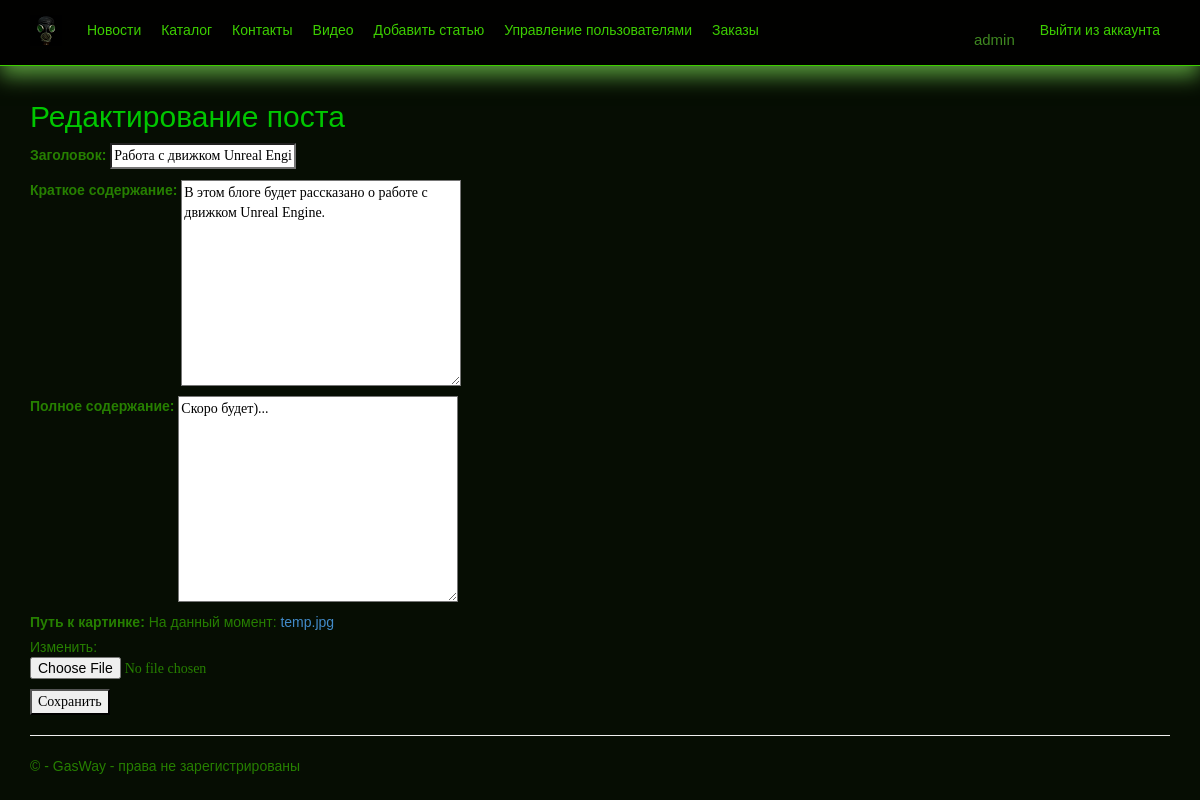
/edit_post/4/ (signed in), run on an earlier commit of the app's database.
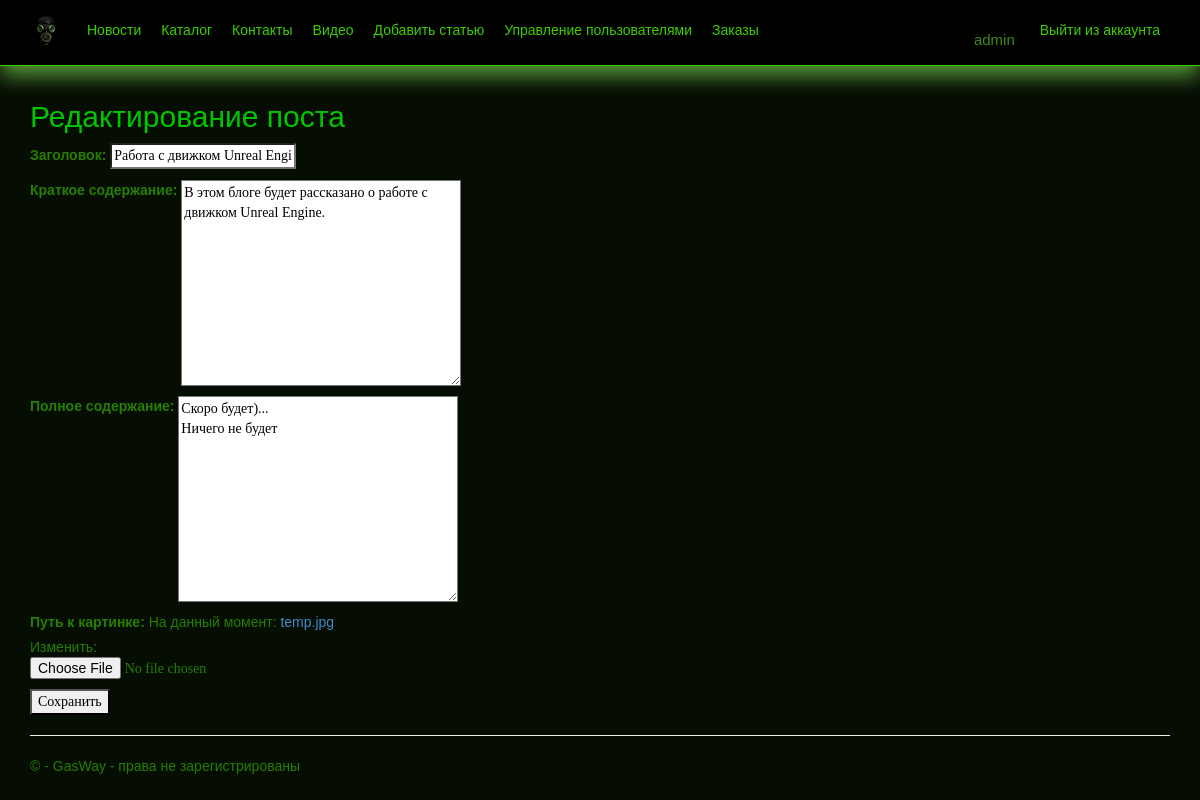
And on a later commit of the database.
### app/models.py (models this page shows, shortened)
class Blog(models.Model):
    title = models.CharField(max_length = 100, unique_for_date = "posted", verbose_name = "Заголовок")
    description = models.TextField(verbose_name = "Краткое содержание")
    content = models.TextField(verbose_name = "Полное содержание")
    posted = models.DateTimeField(default = datetime.now(), db_index = True, verbose_name = "Опубликована")
    author = models.ForeignKey(User, null = True, blank = True, on_delete = models.SET_NULL, verbose_name = "Автор")
    image = models.FileField(default = 'temp.jpg', verbose_name = "Путь к картинке")
    class Meta:
        db_table = "Posts" # Имя таблицы для модели
        ordering = ["-posted"] # Порядорк сортировки данных в модели ("-" означает по убыванию)
        verbose_name = "статья блога" # Имя, под которым модель будет отображаться в административном разделе (для одной статьи блога)
        verbose_name_plural = "статьи блога" # Тоже для вмех статей блога

### app/views.py (the view)
# urls.py: path('edit_post/<int:post_id>/', views.edit_post, name='edit_post'),
@login_required
@user_passes_test(lambda u: u.is_superuser or is_manager(u))
def edit_post(request, post_id):
    post = get_object_or_404(Blog, id=post_id)
    if request.method == "POST":
        form = BlogForm(request.POST, request.FILES, instance=post)
        if form.is_valid():
            form.save()
            return redirect('blog')  # Возвращаемся на страницу новостей
    else:
        form = BlogForm(instance=post)
    return render(request, 'app/edit_post.html', {'form': form, 'post': post})

### app/forms.py
class BlogForm(forms.ModelForm):
    class Meta:
        model = Blog
        fields = ('title', 'description', 'content', 'image',)

### app/context_processors.py (called while the page is built)
def user_group_context(request):
    if request.user.is_authenticated:
        is_manager = request.user.groups.filter(name="Менеджер").exists()
    else:
        is_manager = False
    return {'is_manager': is_manager}

### app/templates/app/edit_post.html (shortened to what this page needs)
{% extends "app/layout.html" %}
{% block content %}
<h2>Редактирование поста</h2>
<form method="post" enctype="multipart/form-data">
    {{ form.as_p }}
    <button type="submit">Сохранить</button>
</form>
{% endblock %}

What changed in the data, as far as the page shows it:
changed Blog "Работа с движком Unreal Engine": content "Скоро будет)..." → "Скоро будет)... Ничего не будет"
